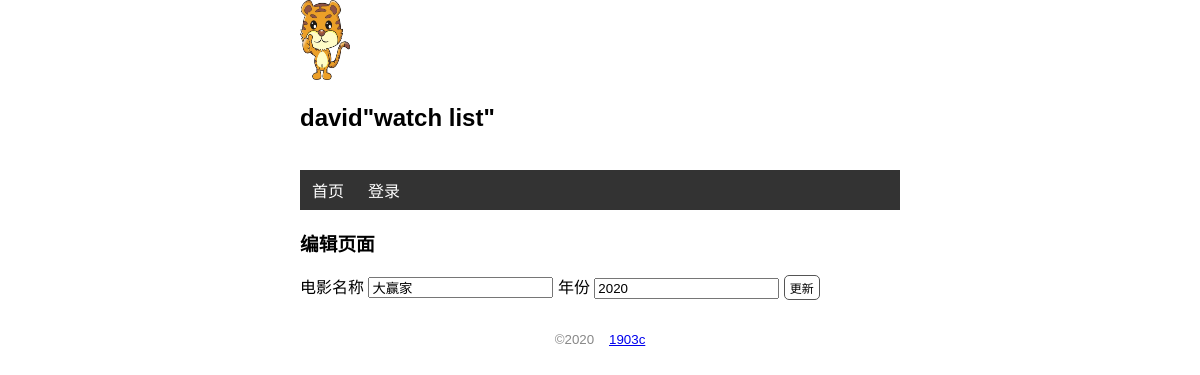
The app's page /movie/edit/1 with its own data.
### watchlist/models.py (models this page shows, shortened)
class User(db.Model, UserMixin):
    id = db.Column(db.Integer, primary_key=True)
    name = db.Column(db.String(20))
    username = db.Column(db.String(20))
    password_hash = db.Column(db.String(128))

class Movie(db.Model):
    id = db.Column(db.Integer, primary_key=True)
    title = db.Column(db.String(60))
    year = db.Column(db.String(4))

### watchlist/views.py (the view, shortened to what this page needs)
@app.route('/movie/edit/<int:movie_id>', methods=["GET", "POST"])
def edit(movie_id):
    movie = Movie.query.get_or_404(movie_id)
    return render_template("edit.html", movie=movie)

### watchlist/__init__.py (called while the page is built)
@app.context_processor
def common_user():
    from watchlist.models import User
    user = User.query.first()
    return dict(user=user)

### watchlist/templates/edit.html
{% extends "base.html" %}
{% block content %}
<h3>编辑页面</h3>
<form action="" method="post">
    电影名称 <input type="text" name="title" autocomplete="off" value="{{ movie.title }}" required>
    年份  <input type="text" name="year" autocomplete="off" value="{{ movie.year }}" required>
    <input class='btn' type="submit" value="更新">
</form>
{% endblock %}

### watchlist/templates/base.html (shortened to what this page needs)
<!DOCTYPE html>
<html lang="zh">
<head>
    {% block head %}
    <link rel="stylesheet" href="{{ url_for('static', filename='css/index.css') }}">
    {% endblock %}
</head>
<body>
    <img class="pic" src="{{ url_for('static', filename='img/1.jpg') }}" alt="头像"> <br>
    <h2>{{ user.name }}"watch list"</h2>  <br>
    <nav>
        <ul>
            <li>
                <a href="{{ url_for('index') }}">首页</a>
            </li>
            {% if not current_user.is_authenticated %}
            <li>
                <a href="{{ url_for('login') }}">登录</a>
            </li>
            {% else %}
            <li>
                <a href="{{ url_for('login') }}">{{ current_user.name }}</a>
            </li>
            {% endif %}
        </ul>
    </nav>
    {% block content %}
    {% endblock %}
    <footer>
        <small> &copy;2020 &nbsp;&nbsp;&nbsp;<a href="#">1903c</a> </small>
    </footer>
</body>
</html>

### watchlist/static/css/index.css (style rules this page uses)
body { margin: 0 auto; max-width: 600px; font-size: 16px; font-family: Arial, Helvetica, sans-serif; }
footer { color: #888; margin-top: 20px; text-align: center; padding: 10px; }
.pic { width: 50px; height: 80px; }
nav ul { list-style-type: none; margin: 0; padding: 0; overflow: hidden; background-color: #333333; }
nav li { float: left; }
nav li a { display: block; color: white; text-align: center; padding: 8px 12px; text-decoration: none; }
.btn { font-size: 12px; padding: 3px 5px; text-decoration: none; cursor: pointer; background-color: white; color: black; border: 1px solid #555555; border-radius: 5px; }

### records on screen
User: name "david"
Movie: title "大赢家", year "2020"
